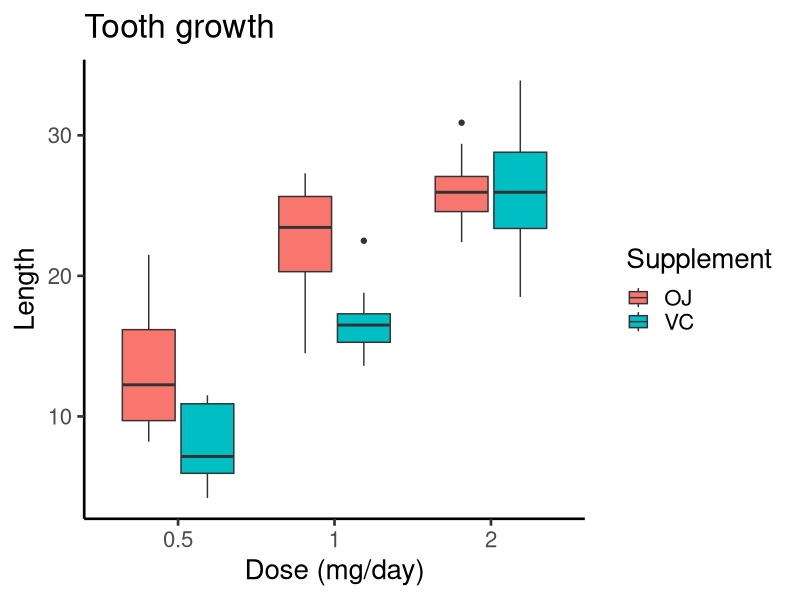

The R script that drew this image:
library(ggplot2)

cfg <- list(base = 20, width = 7, height = 5)

p <- ggplot(ToothGrowth, aes(factor(dose), len, fill = supp)) +
  geom_boxplot() +
  labs(title = "Tooth growth", x = "Dose (mg/day)", y = "Length", fill = "Supplement") +
  theme_classic(base_size = cfg$base)
ggsave("teeth.png", p, width = cfg$width, height = cfg$height, dpi = 300)
